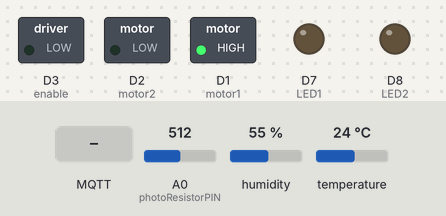
The sketch below on a simulated ESP8266 (NodeMCU). Parts: switched loads named in the sketch (green lamp = pin HIGH), output pins drawn as LEDs (lit = HIGH). Inputs (shaded band) come from the test bench; at power-on: A0 (photoResistorPIN) = 512, humidity 55 %, temperature 24 °C. WiFi joins after 1.5 s; servers stay silent unless stated; no MQTT or app messages arrive unless stated; what the sketch prints to the serial monitor is not drawn.

Above: at 2.7 s.
2.8 s: MQTT message "ON" arrives on the first subscribed topic
At 4.3 s:
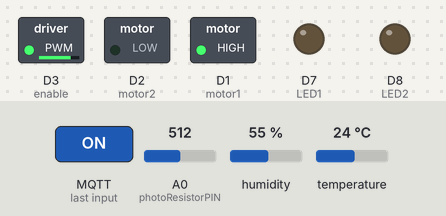
5.1 s: MQTT message "room/fan" arrives on the first subscribed topic
At 6.2 s:
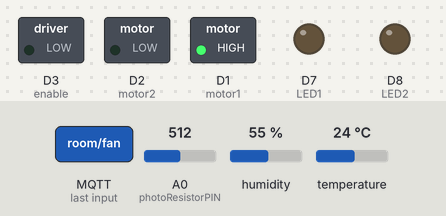
Timing chart, 0 to 8.1 s (numbered marks = the images above; inputs shaded):
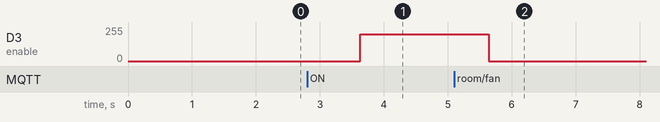

Measured:
- after the input at 2.8 s, D3 (enable): 0/255 → 200/255 after 0.83 s
- after the input at 5.1 s, D3 (enable): 200/255 → 0/255 after 0.54 s

The sketch:

Build_2_Temp_Photoresistor.ino.ino
```cpp
#include <ESP8266WiFi.h>
#include <PubSubClient.h>
#include <SPI.h>
#include <WiFiUdp.h>
#include "DHTesp.h"

// LED and Photo Resistor
#define LED1 D7
#define LED2 D8
#define photoResistorPIN A0

// DHT11
#define dht11 D0
DHTesp dht;
float temp; // Temperature level
float hum; // Humidity level
int light; // light intensity

//Motor
#define motor1 D1
#define motor2 D2
#define enable D3

const char* ssid = "ENTER_WIFI_NAME_HERE";
const char* password = "ENTER_WIFI_PASSWORD_HERE";
const char* mqtt_server = "ENTER_WIFI_IP_ADDRESS_HERE";

WiFiClient vanieriot;
WiFiClient vanieriot2;
PubSubClient clientFan(vanieriot);
PubSubClient clientLight(vanieriot2);

void callback(String topic, byte* message, unsigned int length) {
  Serial.print("Message arrived on topic: ");
  Serial.print(topic);
  Serial.println(". Message: ");

  if (topic == "room/fan") {  // Press Enter when updating the threshold, and wait a few seconds
    String messagein;

    for (int i = 0; i < length; i++) {
      //Serial.print((char)message[i]);
      messagein += (char)message[i];
    }

    Serial.println("Fan is ");
    Serial.println(messagein);
    if(messagein == "ON") {
      analogWrite(enable, 200);
    } else {
      analogWrite(enable, 0);
    }
  }
  if (topic == "room/photoresistorThreshold"){  // Press Enter when updating the threshold, and wait a few seconds
    String messagein;

    for (int i = 0; i < length; i++) {
      messagein += (char)message[i];
    }
    int threshold = messagein.toInt();

    // a high value for light (photoresistor intensity) means that the room is dark
    if (light >= threshold){ // too bright, so turn off LEDs
      digitalWrite(LED1, LOW);
      digitalWrite(LED2, LOW);
      clientLight.publish("room/led", "OFF");
    }else if (light < threshold) { // too dark, so turn on LEDs
      digitalWrite(LED1, HIGH);
      digitalWrite(LED2, HIGH);
      clientLight.publish("room/led", "ON");
    }
  }
}

void setup() {
  Serial.begin(115200);
  setup_wifi();
  clientFan.setServer(mqtt_server, 1883);
  clientFan.setCallback(callback);
  clientLight.setServer(mqtt_server, 1883);
  clientLight.setCallback(callback);
  dht.setup(dht11, DHTesp::DHT11); // D0 on the Node MCU

  // LED and Photoresistor
  pinMode(LED1, OUTPUT);
  pinMode(LED2, OUTPUT);
  digitalWrite(LED1, LOW);
  digitalWrite(LED2, LOW);
  pinMode(photoResistorPIN, INPUT);

  pinMode(motor1, OUTPUT);
  pinMode(motor2, OUTPUT);
  pinMode(enable, OUTPUT);
  digitalWrite(motor1, HIGH);
  digitalWrite(motor2, LOW);
  analogWrite(enable, 0);
}

void loop() {
  if (!clientFan.connected())
    reconnectFanClient();

  if(!clientFan.loop())
    clientFan.connect("vanieriot");

  if (!clientLight.connected())
    reconnectLightClient();

  if(!clientLight.loop())
    clientLight.connect("vanieriot2");

    temp = dht.getTemperature();
    hum = dht.getHumidity();
    light = analogRead(photoResistorPIN);

    clientFan.publish("room/temperature", String(temp).c_str());
    clientFan.publish("room/humidity", String(hum).c_str());
    clientLight.publish("room/photoresistor", String(light).c_str());
    delay(2000);
}

void reconnectFanClient() {
  while (!clientFan.connected()) {
    Serial.print("Attempting MQTT connection...");
      if (clientFan.connect("vanieriot")) {
      Serial.println("connected Fan");
      clientFan.subscribe("room/fan");
    } else {
      Serial.print("failed, rc=");
      Serial.print(clientFan.state());
      Serial.println(" try again in 5 seconds");
      delay(5000);
    }
  }
}

void reconnectLightClient() {
  while (!clientLight.connected()) {
    Serial.print("Attempting MQTT connection...");
      if (clientLight.connect("vanieriot2")) {
      Serial.println("connected Light");
      clientLight.subscribe("room/photoresistorThreshold");
    } else {
      Serial.print("failed, rc=");
      Serial.print(clientLight.state());
      Serial.println(" try again in 5 seconds");
      delay(5000);
    }
  }
}

void setup_wifi() {
  delay(10);
  // We start by connecting to a WiFi network
  Serial.println();
  Serial.print("Connecting to ");
  Serial.println(ssid);
  WiFi.begin(ssid, password);
  while (WiFi.status() != WL_CONNECTED) {
    delay(500);
    Serial.print(".");
  }
  Serial.println("");
  Serial.print("WiFi connected - ESP-8266 IP address: ");
  Serial.println(WiFi.localIP());
}
```
